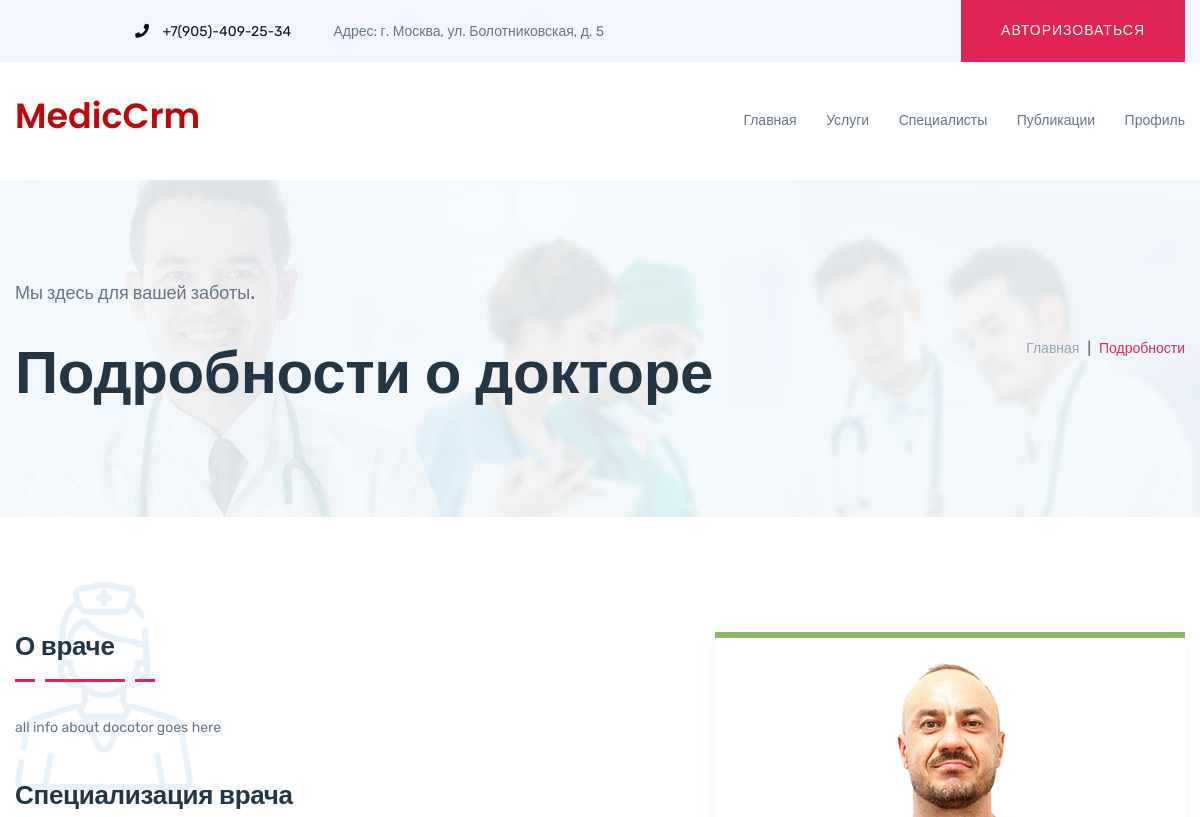
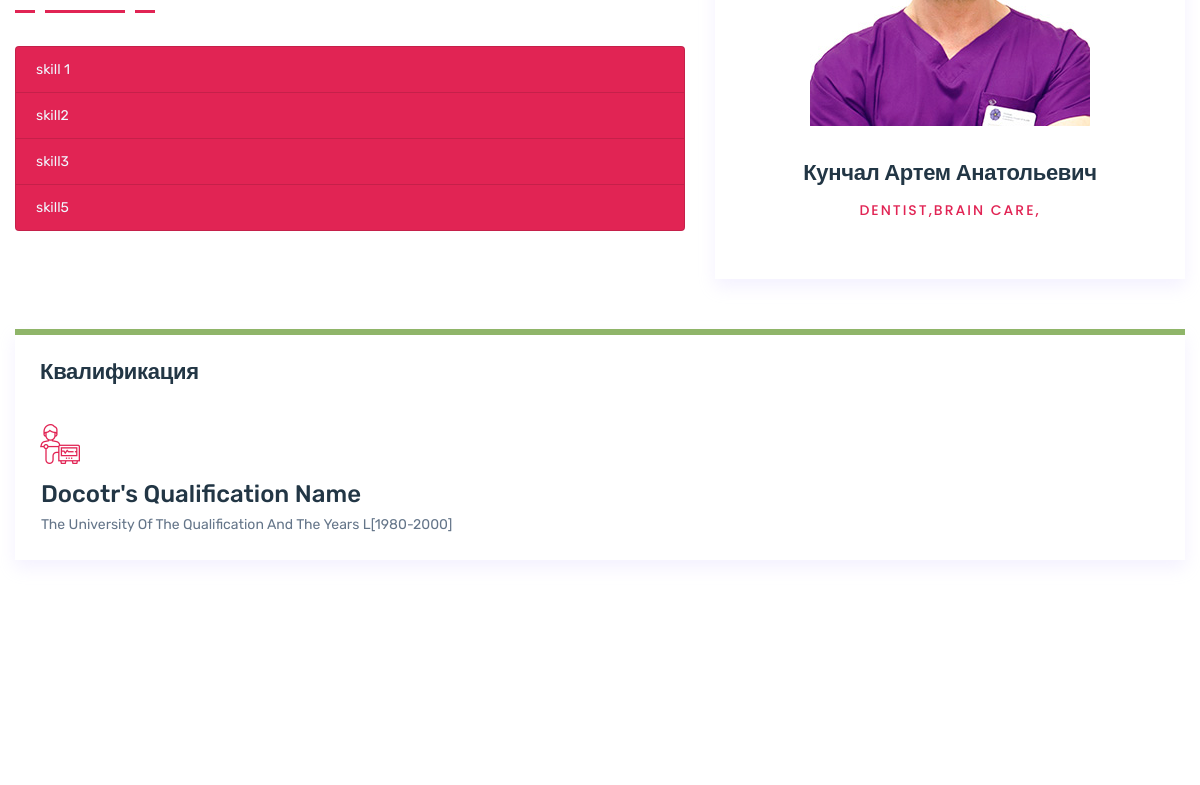
The page /doctors/detail/doctor1 (upper part) on the database as committed earlier (2 pictures, top to bottom).
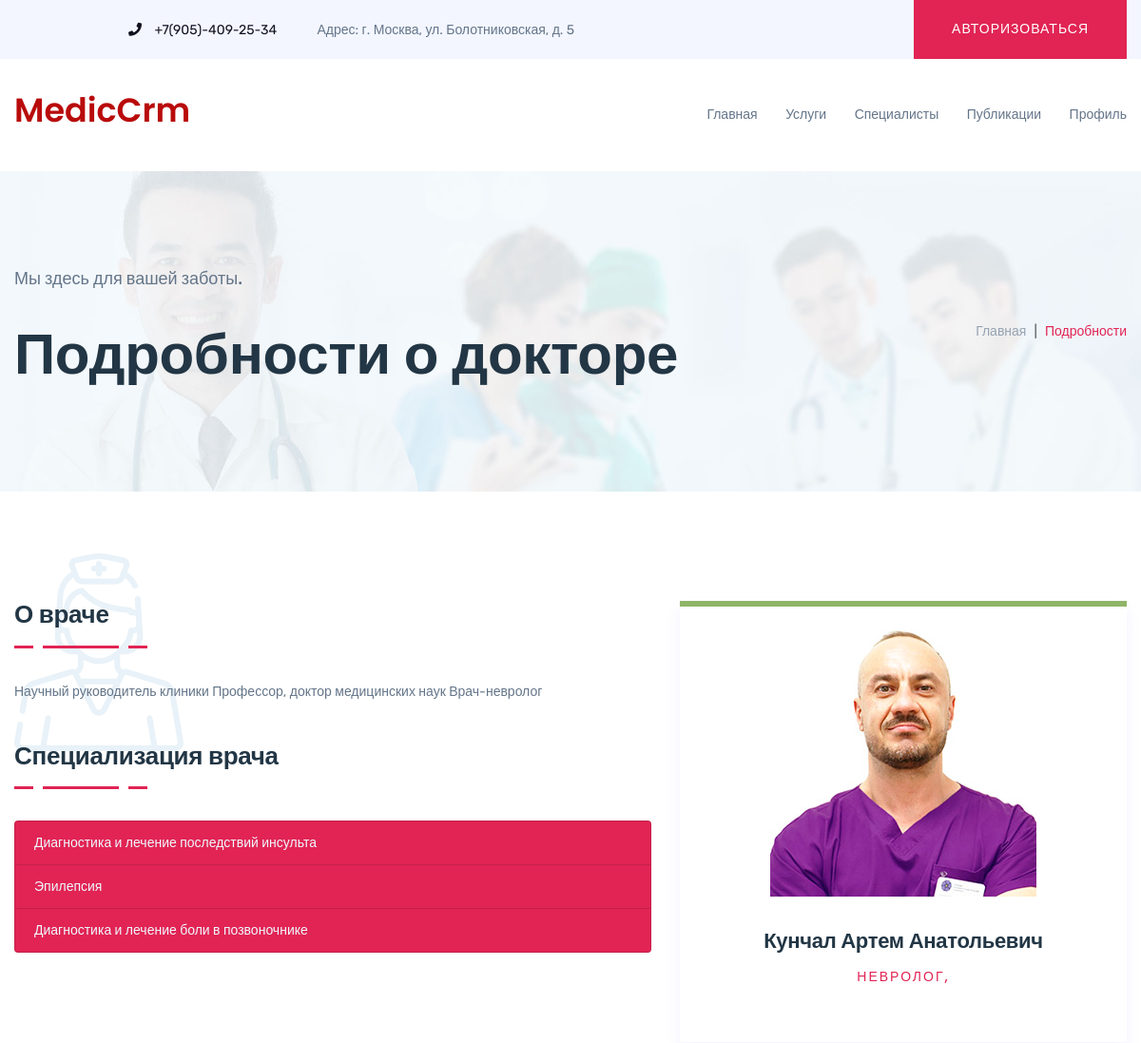
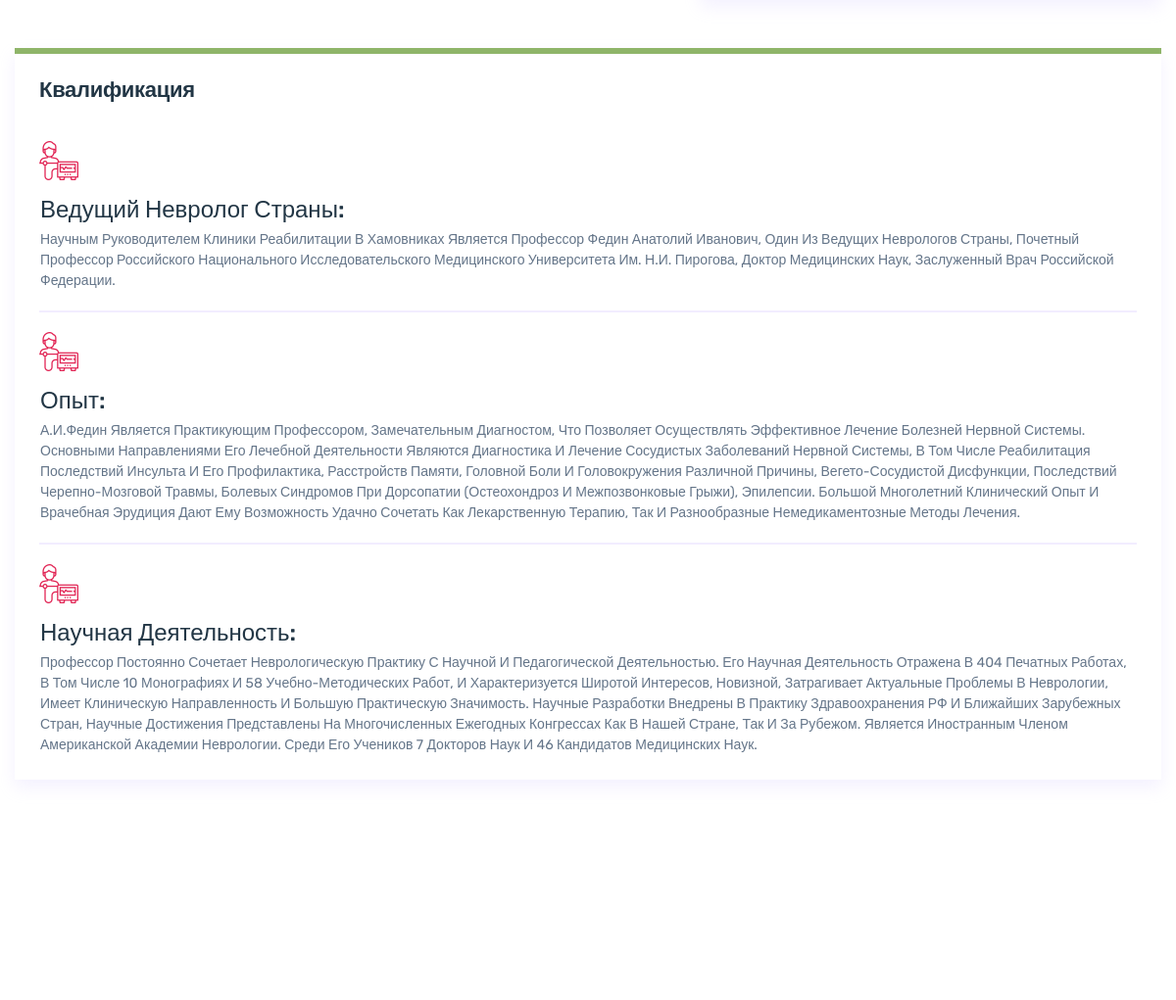
The same page on the database as committed later (2 pictures, top to bottom).
### users/models.py (models this page shows, shortened)
class DoctorsOrUsers(AbstractUser):
    doctor_image = models.ImageField(upload_to="doctors/", blank=True, null=True)
    is_doctor = models.BooleanField(default=False)
    about_doctor = models.TextField(null=True, blank=True)
    doctor_type = models.CharField(max_length=250, null=True, blank=True)

class Skills(models.Model):
    name = models.CharField(max_length=150)
    owner = models.ForeignKey(DoctorsOrUsers, related_name="skills", on_delete=models.CASCADE, blank=True, null=True)

class Specialities(models.Model):
    name = models.CharField(max_length=250)
    owner = models.ForeignKey(DoctorsOrUsers, related_name="specialities", on_delete=models.CASCADE, blank=True, null=True)

class Qualifications(models.Model):
    title = models.CharField(max_length=150)
    university_and_years = models.TextField(null=True, blank=True)
    owner = models.ForeignKey(DoctorsOrUsers, related_name="qualifications", on_delete=models.CASCADE, blank=True, null=True)

### doctors/views.py (the view, shortened to what this page needs)
# urls.py: path("detail/<str:username>", DoctorsDetailView.as_view(), name="doctors_detail")
class DoctorsDetailView(View):
    template_name = "pages/specialists/doctor-details.html"
    def get_context_data(self, *args, **kwargs):
        context = {
            "doctor" : DoctorsOrUsers.objects.get(is_doctor=True, username = self.kwargs["username"])
        }
        return context
    def get(self, request, *args, **kwargs):
        context = self.get_context_data()
        return render(request, self.template_name, context)

### templates/pages/specialists/doctor-details.html (shortened to what this page needs)
{% extends 'wrapper.html' %}
{% load static %}
{% block content %}
        <section class="breadcrumb-bg pt-200 pb-180" data-background="{% static 'img/page/page-bg.jpg' %}">
            <div class="container">
                <div class="row">
                    <div class="col-lg-9 col-md-9">
                        <div class="page-title">
                            <p class="small-text pb-15">Мы здесь для вашей заботы.</p>
                            <h1>Подробности о докторе</h1>
                        </div>
                    </div>
                    <div class="col-lg-3 col-md-3 d-flex justify-content-start justify-content-md-end align-items-center">
                        <div class="page-breadcumb">
                            <nav aria-label="breadcrumb">
                                <ol class="breadcrumb ">
                                    <li class="breadcrumb-item">
                                        <a href="{% url 'main_app:home' %}">Главная</a>
                                    </li>
                                    <li class="breadcrumb-item active" aria-current="page">Подробности</li>
                                </ol>
                            </nav>
                        </div>
                    </div>
                </div>
            </div>
        </section>
        <div class="doctor-details-area pt-115 pb-70">
            <div class="container">
                <div class="row">
                    <div class="col-xl-7 col-lg-8">
                        <article class="doctor-details-box">
                            <div class="section-title pos-rel mb-25">
                                <div class="section-icon">
                                    <img class="section-back-icon back-icon-left" src="{% static 'img/section/section-back-icon-sky.png' %}"
                                        alt="" style="z-index: -16 !important;" >
                                </div>
                                <div class="section-text pos-rel">
                                    <h3>О враче</h3>
                                </div>
                                <div class="section-line pos-rel">
                                    <img src="{% static 'img/shape/section-title-line.png' %}" alt="">
                                </div>
                            </div>
                            <div class="service-details-text mb-40" style="z-index: 9999;">
                                <p>{{ doctor.about_doctor }}</p>
                            </div>
                            <div class="section-title pos-rel mb-25">
                                <div class="section-text pos-rel">
                                    <h3>Специализация врача</h3>
                                </div>
                                <div class="section-line pos-rel">
                                    <img src="{% static 'img/shape/section-title-line.png' %}" alt="">
                                </div>
                            </div>
                            <div class="service-details-text mb-35">
                                <p>
                                    <ul class="list-group">
                                        {% for i in doctor.skills.all %}
                                            <li class="list-group-item list-group-item-action" style="background-color: #e12454 !important; color: aliceblue;">{{ i.name }}</li>
                                        {% endfor %}
                                    </ul>
                                </p>
                            </div>
                        </article>
                    </div>
                    <div class="col-xl-5 col-lg-4">
                        <div class="service-widget mb-50">
                            <div class="team-wrapper team-box-2 team-box-3 text-center mb-30">
                                <div class="team-thumb">
                                    <img src="{{ doctor.doctor_image.url }}" alt="">
                                </div>
                                <div class="team-member-info mt-35 mb-35">
                                    <h3>{{ doctor.get_full_name }}</h3>
                                    <h6 class="f-500 text-up-case letter-spacing pink-color">
                                        {% for i in doctor.specialities.all %}{{ i.name }},{% endfor %}</h6>
                                </div>
                            </div>
                        </div>
                    </div>
                    <div class="col-xl-12 col-lg-12">
                        <div class="service-widget mb-50">
                            <div class="widget-title-box mb-30">
                                <h3 class="widget-title">Квалификация</h3>
                            </div>
                            <div class="more-service-list">
                                <ul>
                                    {% for i in doctor.qualifications.all %}
                                    <li>
                                        <a href="#">
                                            <div class="more-service-icon"><img src="img/services/more-ser-1.png" alt=""></div>
                                            <div class="more-service-title doctor-details-title">{{ i.title }} <span>{{ i.university_and_years }}</span></div>
                                        </a>
                                    </li>
                                    {% endfor %}
                                </ul>
                            </div>
                        </div>
                    </div>
                </div>
            </div>
        </div>
{% endblock content %}

### templates/wrapper.html (shortened to what this page needs)
<!doctype html>
{% load static %}
<html class="no-js' %}" lang="zxx">
<head>
    <link rel="stylesheet" href="{% static 'css/bootstrap.min.css' %}">
    <link rel="stylesheet" href="{% static 'css/owl.carousel.min.css' %}">
    <link rel="stylesheet" href="{% static 'css/all.min.css' %}">
    <link rel="stylesheet" href="{% static 'css/meanmenu.css' %}">
    <link rel="stylesheet" href="{% static 'css/slick.css' %}">
    <link rel="stylesheet" href="{% static 'css/default.css' %}">
    <link rel="stylesheet" href="{% static 'css/style.css' %}">
    <link rel="stylesheet" href="{% static 'css/responsive.css' %}">
</head>
<body>
    <header>
        <div class="top-bar d-flex d-md-block">
            <div class="container">
                <div class="row d-flex align-items-center">
                    <div class="col-xl-6 offset-xl-1 col-lg-6 offset-lg-1 col-md-7 offset-md-1 col-8">
                        <div class="header-info">
                            <span id="number"><a href="tel:+79054092534"><i class="fas fa-phone"></i> +7(905)-409-25-34</a></span>
                            <span id="address">Адрес: г. Москва, ул. Болотниковская, д. 5</span>
                        </div>
                    </div>
                    <div class="col-xl-5 col-lg-5 col-md-4 col-4">
                        <div class="header-top-right-btn f-right">
                            <a href="{% url 'users:login' %}" class="btn">Авторизоваться</a>
                        </div>
                    </div>
                </div>
            </div>
        </div>
        <div class="header-menu-area">
            <div class="container">
                <div class="row">
                    <div class="col-xl-3 col-lg-3 col-md-5 d-flex align-items-center">
                            <a href="{% url 'main_app:home' %}">
                                <h2 style="color: rgb(185, 11, 11);">MedicCrm</h2>
                            </a>
                    </div>
                    <div class="col-xl-9 col-lg-9 col-md-9">
                        <div class="header__menu f-right">
                            <nav id="mobile-menu">
                                <ul>
                                    <li><a href="{% url 'main_app:home' %}">Главная</a>
                                    </li>
                                    <li><a href="{% url 'service_app:service' %}">Услуги</a>
                                    </li>
                                    <li><a href="{% url 'doctors_app:doctors_home' %}">Специалисты</a>
                                    </li>
                                    <li><a href="{% url 'blog:blog_main' %}">Публикации</a>
                                    </li>
                                    <li>
                                        <a href="{% url 'users:profile' %}">Профиль</a>
                                    </li>
                                </ul>
                            </nav>
                        </div>
                    </div>
                    <div class="col-12">
                    </div>
                </div>
            </div>
        </div>
    </header>
    <main>
        {% block content %}{% endblock content %}
    </main>
</body>
</html>

### static/css/default.css (style rules this page uses)
.mt-35 { margin-top: 35px; }
.mb-25 { margin-bottom: 25px; }
.mb-30 { margin-bottom: 30px; }
.mb-35 { margin-bottom: 35px; }
.mb-40 { margin-bottom: 40px; }
.mb-50 { margin-bottom: 50px; }
.pt-115 { padding-top: 115px; }
.pt-200 { padding-top: 200px; }
.pb-15 { padding-bottom: 15px; }
.pb-70 { padding-bottom: 70px; }
.pb-180 { padding-bottom: 180px; }
.f-500 { font-weight: 500; }
.text-up-case { text-transform: uppercase !important; }
.letter-spacing { letter-spacing: 2px !important; }
.pink-color { color: #e12454; }
.pos-rel { position: relative; }

### static/css/responsive.css (style rules this page uses)
@media (min-width: 1200px) { .container { max-width:1200px } }
@media (min-width: 992px) and (max-width: 1200px) { .breadcrumb-bg { padding: 100px 0; } }
@media (min-width: 992px) and (max-width: 1200px) { .header__menu ul li { margin-left: 26px; } }
@media (min-width: 992px) and (max-width: 1200px) { .team-member-info h3 { font-size: 24px; } }
@media (min-width: 992px) and (max-width: 1200px) { .more-service-title { margin-left: 1px; } }
@media (min-width: 992px) and (max-width: 1200px) { .service-widget { padding: 25px; padding-top: 25px; } }
@media (min-width: 992px) and (max-width: 1200px) { .service-widget .widget-title { font-size: 22px; } }
@media (min-width: 992px) and (max-width: 1200px) { .team-box-3 .team-member-info h3 { font-size: 22px; } }
@media (min-width: 992px) and (max-width: 1200px) { .more-service-list ul li a { display: block; } }
@media (min-width: 992px) and (max-width: 1200px) { .more-service-icon { margin-bottom: 12px; } }

Rows that differ between the two databases and show on the page:
removed Skills: name "skill5"
removed Specialities: name "BRAIN CARE"
removed Qualifications: title "Docotr's Qualification Name", university_and_years "The University Of The Qualification And The Years L[1980-2000]"
changed DoctorsOrUsers "Кунчал Артем Анатольевич": about_doctor "all info about docotor goes here" → "Научный руководитель клиники Профессор, доктор медицинских наук Врач-невролог"
changed Skills: name "skill 1" → "Диагностика и лечение последствий инсульта"
changed Skills: name "skill2" → "Эпилепсия"
changed Skills: name "skill3" → "Диагностика и лечение боли в позвоночнике"
changed Specialities: name "DENTIST" → "НЕВРОЛОГ"
added Qualifications: title "Ведущий Невролог Страны:", university_and_years "Научным Руководителем Клиники Реабилитации В Хамовниках Является Профессор Федин Анатолий Иванович, Один Из Ведущих Неврологов Страны, Почетный Профессор Российского Национального Исследовательского Медицинского Университета Им. Н.И. Пирогова, Доктор Медицинских Наук, Заслуженный Врач Российской Федерации."
added Qualifications: title "Опыт:", university_and_years "А.И.Федин Является Практикующим Профессором, Замечательным Диагностом, Что Позволяет Осуществлять Эффективное Лечение Болезней Нервной Системы. Основными Направлениями Его Лечебной Деятельности Являются Диагностика И Лечение Сосудистых Заболеваний Нервной Системы, В Том Числе Реабилитация Последствий Инсульта И Его Профилактика, Расстройств Памяти, Головной Боли И Головокружения Различной Причины, Вегето-Сосудистой Дисфункции, Последствий Черепно-Мозговой Травмы, Болевых Синдромов При Дорсопатии (Остеохондроз И Межпозвонковые Грыжи), Эпилепсии. Большой Многолетний Клинический Опыт И Врачебная Эрудиция Дают Ему Возможность Удачно Сочетать Как Лекарственную Терапию, Так И Разнообразные…"
added Qualifications: title "Научная Деятельность:", university_and_years "Профессор Постоянно Сочетает Неврологическую Практику С Научной И Педагогической Деятельностью. Его Научная Деятельность Отражена В 404 Печатных Работах, В Том Числе 10 Монографиях И 58 Учебно-Методических Работ, И Характеризуется Широтой Интересов, Новизной, Затрагивает Актуальные Проблемы В Неврологии, Имеет Клиническую Направленность И Большую Практическую Значимость. Научные Разработки Внедрены В Практику Здравоохранения РФ И Ближайших Зарубежных Стран, Научные Достижения Представлены На Многочисленных Ежегодных Конгрессах Как В Нашей Стране, Так И За Рубежом. Является Иностранным Членом Американской Академии Неврологии. Среди Его Учеников 7 Докторов Наук И 46 Кандидатов Медицинских…"
